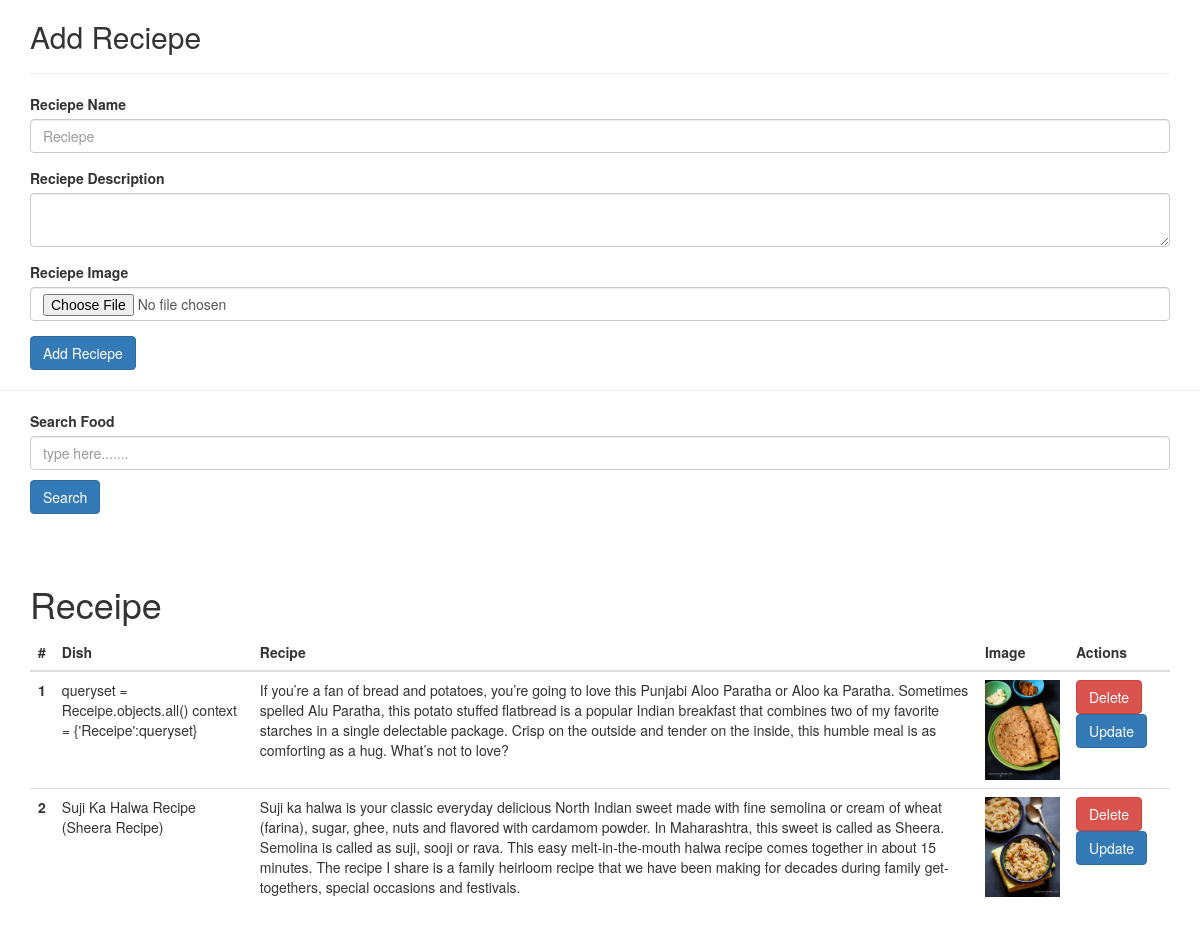
Page /reciepes/ on the committed database.
### vege/models.py (models this page shows)
class Receipe(models.Model):
    reciepe_name = models.CharField(max_length = 100)
    reciepe_description = models.TextField()
    reciepe_image = models.ImageField(upload_to="reciepe")

### vege/views.py (the view, shortened to what this page needs)
# urls.py: path('',Receipes,name='rec'),
def Receipes(request):
    queryset = Receipe.objects.all()
    if request.GET.get('search'):
        queryset = queryset.filter(receipe_name__iconatains = request.GET.get('search'))
    context = {'Receipe':queryset}
    return render(request,'reciepes.html',context)

### vege/templates/reciepes.html (shortened to what this page needs)
{% extends 'base.html' %}
{% block dev %}
<div class="container mt-5">
    <form class="col-6 mx-auto card col-3 shadow-lg" method="post" enctype="multipart/form-data">
        <h2>Add Reciepe</h2>
        <hr>
        <div class="form-group">
          <label for="exampleInputEmail1">Reciepe Name</label>
          <input name = "reciepe_name"  required type="text" class="form-control" placeholder="Reciepe">
        </div>
        <div class="form-group">
          <label for="exampleInputPassword1">Reciepe Description</label>
          <textarea name = "reciepe_description" required class="form-control"></textarea>
        </div>
        <div class="form-group">
            <label for="exampleInputPassword1">Reciepe Image</label>
            <input name = "reciepe_image"  required type="file" class="form-control">
          </div>
        <button  class="btn btn-primary">Add Reciepe</button>
      </form>
</div>
<hr>
<div class="container ">
    <label for="exampleInputEmail1">Search Food</label>
    <input name = "reciepe_name"  required type="text" class="form-control" placeholder="type here.......">
    <button name="search" type="submit" class="btn btn-primary" style="margin-top: 10px;">Search</button>
  </div>
<div class="container" style="margin-top: 50px">
      <table class="table">
        <thead class="thead-light">
          <tr>
            <th scope="col">#</th>
            <th scope="col">Dish</th>
            <th scope="col">Recipe</th>
            <th scope="col">Image</th>
            <th scope="col">Actions</th>
          </tr>
        </thead>
        <tbody>
        <h1>Receipe</h1>
        {% for recipe in Receipe %}
          <tr>
            <th scope="row">{{forloop.counter}}</th>
            <td>{{recipe.reciepe_name}}</td>
            <td>{{recipe.reciepe_description}}</td>
            <td><img src = "/media/{{recipe.reciepe_image}}" style="height: 100px;"></td>
            <td>
                <a href="/delete_receipe/{{recipe.id}}/" class="btn btn-danger">Delete</a>
                <a href="/update_receipe/{{recipe.id}}/" class="btn btn-primary">Update</a>
            </td>
          </tr>
          {% endfor %}
        </tbody>
      </table>
</div>
{% endblock %}

### calc/templates/base.html (shortened to what this page needs)
<!DOCTYPE html>
<html lang="en">
<head>
    <link rel="stylesheet" href="https://maxcdn.bootstrapcdn.com/bootstrap/3.4.1/css/bootstrap.min.css">
</head>
{% block dev %}
{% endblock %}
</html>

### rows in the picture
Receipe: reciepe_name "queryset = Receipe.objects.all() context = {'Receipe':queryset}", reciepe_description "If you’re a fan of bread and potatoes, you’re going to love this Punjabi Aloo Paratha or Aloo ka Paratha. Sometimes spelled Alu Paratha, this potato stuffed flatbread is a popular Indian breakfast that combines two of my favorite starches in a single delectable package. Crisp on the outside and tender on the inside, this humble meal is as comforting as a hug. What’s not to love?", reciepe_image (picture)
Receipe: reciepe_name "Suji Ka Halwa Recipe (Sheera Recipe)", reciepe_description "Suji ka halwa is your classic everyday delicious North Indian sweet made with fine semolina or cream of wheat (farina), sugar, ghee, nuts and flavored with cardamom powder. In Maharashtra, this sweet is called as Sheera. Semolina is called as suji, sooji or rava. This easy melt-in-the-mouth halwa recipe comes together in about 15 minutes. The recipe I share is a family heirloom recipe that we have been making for decades during family get-togethers, special occasions and festivals.", reciepe_image (picture)
